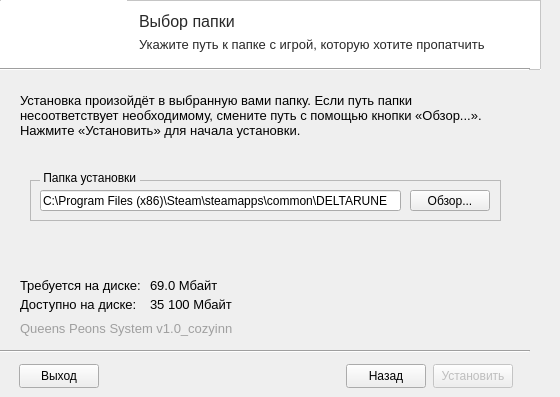
    <widget class="QWidget" name="select_path">
     <widget class="QFrame" name="top_frame_path">
      <property name="geometry">
       <rect>
        <x>-10</x>
        <y>0</y>
        <width>551</width>
        <height>70</height>
       </rect>
      </property>
      <property name="styleSheet">
       <string notr="true">background-color: rgba(255,255,255,1);
</string>
      </property>
      <property name="frameShape">
       <enum>QFrame::Shape::StyledPanel</enum>
      </property>
      <widget class="QLabel" name="icon_path">
       <property name="enabled">
        <bool>true</bool>
       </property>
       <property name="geometry">
        <rect>
         <x>11</x>
         <y>0</y>
         <width>126</width>
         <height>68</height>
        </rect>
       </property>
       <property name="font">
        <font>
         <pointsize>10</pointsize>
        </font>
       </property>
       <property name="text">
        <string/>
       </property>
       <property name="pixmap">
        <pixmap resource="resources.qrc">:/img/resources/icon.png</pixmap>
       </property>
       <property name="scaledContents">
        <bool>true</bool>
       </property>
       <property name="alignment">
        <set>Qt::AlignmentFlag::AlignCenter</set>
       </property>
      </widget>
      <widget class="QLabel" name="title_path">
       <property name="geometry">
        <rect>
         <x>149</x>
         <y>11</y>
         <width>171</width>
         <height>21</height>
        </rect>
       </property>
       <property name="font">
        <font>
         <pointsize>12</pointsize>
         <stylestrategy>PreferAntialias</stylestrategy>
         <hintingpreference>PreferFullHinting</hintingpreference>
         <fontweight>DemiBold</fontweight>
        </font>
       </property>
       <property name="text">
        <string>&lt;span style=&quot;color: rgba(40, 40, 40, 1); font-style: Semibold;&quot;&gt;Выбор папки&lt;span&gt;</string>
       </property>
      </widget>
      <widget class="QLabel" name="subtitle_path">
       <property name="geometry">
        <rect>
         <x>149</x>
         <y>34</y>
         <width>381</width>
         <height>21</height>
        </rect>
       </property>
       <property name="font">
        <font>
         <pointsize>12</pointsize>
         <stylestrategy>PreferAntialias</stylestrategy>
         <hintingpreference>PreferFullHinting</hintingpreference>
         <fontweight>DemiBold</fontweight>
        </font>
       </property>
       <property name="text">
        <string>&lt;html&gt;&lt;head/&gt;&lt;body&gt;&lt;p&gt;&lt;span style=&quot; font-size:10pt; font-weight:400; color: rgba(40, 40, 40, 1)&quot;&gt;Укажите путь к папке с игрой, которую хотите пропатчить&lt;/span&gt;&lt;/p&gt;&lt;/body&gt;&lt;/html&gt;</string>
       </property>
      </widget>
     </widget>
     <widget class="Line" name="topline_path">
      <property name="geometry">
       <rect>
        <x>0</x>
        <y>68</y>
        <width>530</width>
        <height>3</height>
       </rect>
      </property>
      <property name="orientation">
       <enum>Qt::Orientation::Horizontal</enum>
      </property>
     </widget>
     <widget class="QLabel" name="info_path">
      <property name="geometry">
       <rect>
        <x>20</x>
        <y>93</y>
        <width>491</width>
        <height>61</height>
       </rect>
      </property>
      <property name="font">
       <font>
        <pointsize>10</pointsize>
       </font>
      </property>
      <property name="text">
       <string>Установка произойдёт в выбранную вами папку. Если путь папки несоответствует необходимому, смените путь с помощью кнопки «Обзор...». Нажмите «Установить» для начала установки.</string>
      </property>
      <property name="alignment">
       <set>Qt::AlignmentFlag::AlignLeading|Qt::AlignmentFlag::AlignLeft|Qt::AlignmentFlag::AlignTop</set>
      </property>
      <property name="wordWrap">
       <bool>true</bool>
      </property>
     </widget>
     <widget class="Line" name="line_bottom_path">
      <property name="geometry">
       <rect>
        <x>0</x>
        <y>350</y>
        <width>530</width>
        <height>3</height>
       </rect>
      </property>
      <property name="orientation">
       <enum>Qt::Orientation::Horizontal</enum>
      </property>
     </widget>
     <widget class="QPushButton" name="endBtn_path">
      <property name="geometry">
       <rect>
        <x>19</x>
        <y>364</y>
        <width>80</width>
        <height>24</height>
       </rect>
      </property>
      <property name="text">
       <string>Выход</string>
      </property>
     </widget>
     <widget class="QPushButton" name="nextBtn_path">
      <property name="enabled">
       <bool>false</bool>
      </property>
      <property name="geometry">
       <rect>
        <x>433</x>
        <y>364</y>
        <width>80</width>
        <height>24</height>
       </rect>
      </property>
      <property name="text">
       <string>Установить</string>
      </property>
      <property name="checkable">
       <bool>false</bool>
      </property>
      <property name="checked">
       <bool>false</bool>
      </property>
      <property name="default">
       <bool>false</bool>
      </property>
      <property name="flat">
       <bool>false</bool>
      </property>
     </widget>
     <widget class="QPushButton" name="backBtn_path">
      <property name="geometry">
       <rect>
        <x>346</x>
        <y>364</y>
        <width>80</width>
        <height>24</height>
       </rect>
      </property>
      <property name="text">
       <string>Назад</string>
      </property>
      <property name="checkable">
       <bool>false</bool>
      </property>
      <property name="default">
       <bool>false</bool>
      </property>
      <property name="flat">
       <bool>false</bool>
      </property>
     </widget>
     <widget class="QFrame" name="path_select">
      <property name="geometry">
       <rect>
        <x>30</x>
        <y>180</y>
        <width>471</width>
        <height>41</height>
       </rect>
      </property>
      <property name="acceptDrops">
       <bool>true</bool>
      </property>
      <property name="autoFillBackground">
       <bool>false</bool>
      </property>
      <property name="styleSheet">
       <string notr="true"/>
      </property>
      <property name="frameShape">
       <enum>QFrame::Shape::StyledPanel</enum>
      </property>
      <property name="frameShadow">
       <enum>QFrame::Shadow::Raised</enum>
      </property>
      <widget class="QLineEdit" name="pathField">
       <property name="geometry">
        <rect>
         <x>10</x>
         <y>10</y>
         <width>361</width>
         <height>21</height>
        </rect>
       </property>
       <property name="text">
        <string>C:\Program Files (x86)\Steam\steamapps\common\DELTARUNE</string>
       </property>
      </widget>
      <widget class="QPushButton" name="chooseBtn">
       <property name="geometry">
        <rect>
         <x>380</x>
         <y>10</y>
         <width>80</width>
         <height>21</height>
        </rect>
       </property>
       <property name="text">
        <string>Обзор...</string>
       </property>
      </widget>
     </widget>
     <widget class="QLabel" name="label_dir_path">
      <property name="geometry">
       <rect>
        <x>40</x>
        <y>170</y>
        <width>100</width>
        <height>16</height>
       </rect>
      </property>
      <property name="autoFillBackground">
       <bool>true</bool>
      </property>
      <property name="text">
       <string> Папка установки </string>
      </property>
     </widget>
     <widget class="QLabel" name="space_available_label_path">
      <property name="geometry">
       <rect>
        <x>20</x>
        <y>294</y>
        <width>131</width>
        <height>21</height>
       </rect>
      </property>
      <property name="font">
       <font>
        <pointsize>10</pointsize>
       </font>
      </property>
      <property name="text">
       <string>Доступно на диске:</string>
      </property>
     </widget>
     <widget class="QLabel" name="space_available_path">
      <property name="geometry">
       <rect>
        <x>150</x>
        <y>294</y>
        <width>341</width>
        <height>21</height>
       </rect>
      </property>
      <property name="font">
       <font>
        <pointsize>10</pointsize>
       </font>
      </property>
      <property name="text">
       <string>35 100 Мбайт</string>
      </property>
      <property name="textFormat">
       <enum>Qt::TextFormat::MarkdownText</enum>
      </property>
     </widget>
     <widget class="QLabel" name="space_need_label_path">
      <property name="geometry">
       <rect>
        <x>20</x>
        <y>275</y>
        <width>131</width>
        <height>21</height>
       </rect>
      </property>
      <property name="font">
       <font>
        <pointsize>10</pointsize>
       </font>
      </property>
      <property name="text">
       <string>Требуется на диске:</string>
      </property>
     </widget>
     <widget class="QLabel" name="space_need_path">
      <property name="geometry">
       <rect>
        <x>150</x>
        <y>275</y>
        <width>341</width>
        <height>21</height>
       </rect>
      </property>
      <property name="font">
       <font>
        <pointsize>10</pointsize>
       </font>
      </property>
      <property name="text">
       <string>69.0 Мбайт</string>
      </property>
     </widget>
     <widget class="QLabel" name="roflcopyright_path">
      <property name="geometry">
       <rect>
        <x>20</x>
        <y>321</y>
        <width>361</width>
        <height>16</height>
       </rect>
      </property>
      <property name="font">
       <font>
        <pointsize>10</pointsize>
       </font>
      </property>
      <property name="text">
       <string>&lt;span style=&quot;color: rgba(159, 159, 159, 1); text-shadow: 1px 1px 0 rgba(255, 255, 255, 1)&quot;&gt;Queens Peons System v1.0_cozyinn&lt;/span&gt;</string>
      </property>
     </widget>
    </widget>
